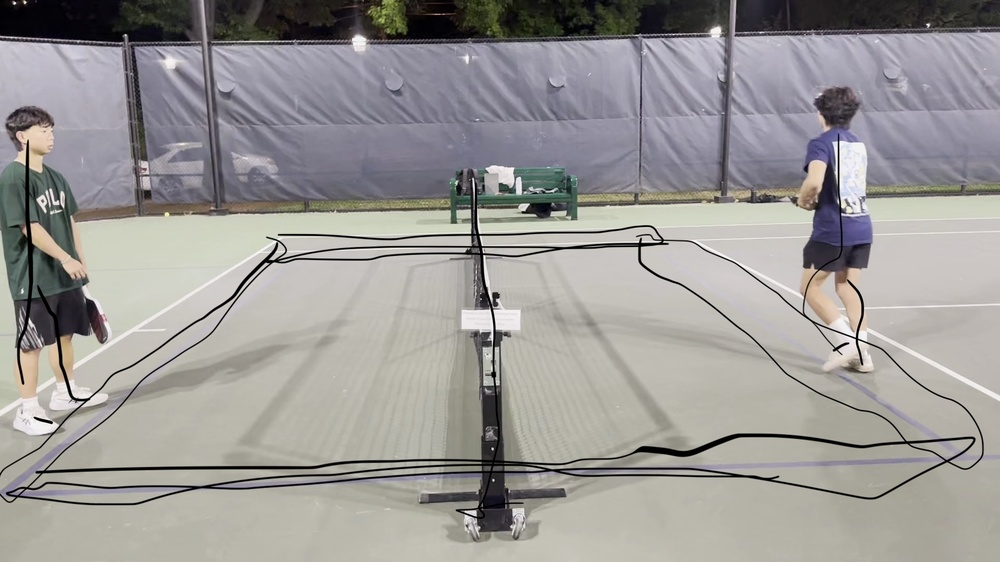
#> input picture pickle_vid_1_frame00000.jpg, 1000 x 562 px, shrunk from 1920 x 1080 before the run
$ python -i baseline_detector.py   (imports and definitions only)
#> lines starting #> are read from the running program, lines starting #| are printed output that depends on the picture
#> further down, picture is the input picture: shape (562, 1000, 3); mean B, G, R 149.7, 151.9, 154.2
"""Baseline NVZ line-contact detector using classical CV."""

import logging
from typing import Literal

import cv2
import numpy as np

logger = logging.getLogger(__name__)

Label = Literal["legal", "fault", "uncertain"]


def detect_line_y(frame: np.ndarray, method: str = "hough") -> int | None:
    """Estimate y-coordinate of the kitchen line. Returns None if not found."""
#> called with method = 'hough'
    gray = cv2.cvtColor(frame, cv2.COLOR_BGR2GRAY)
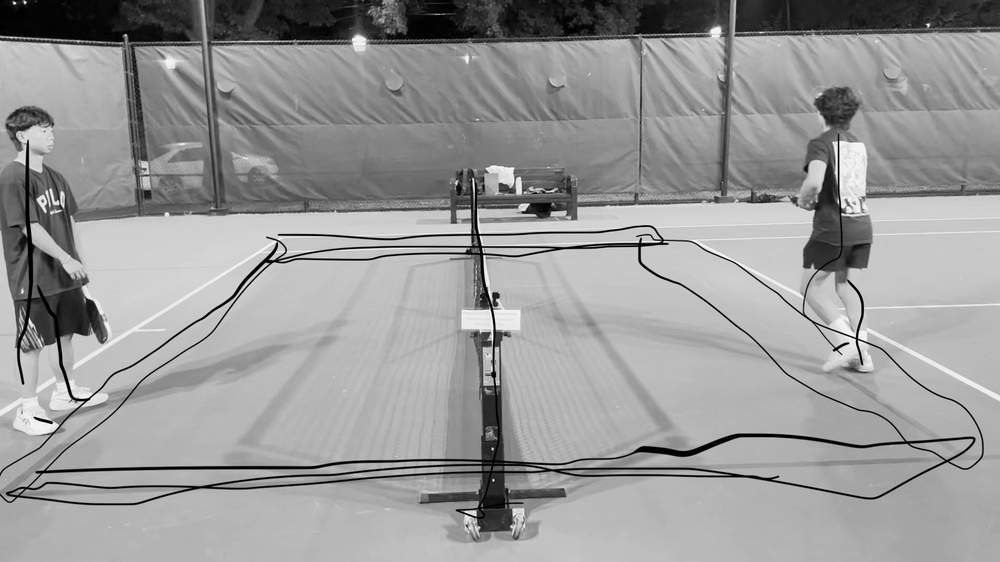
#> gray: shape (562, 1000); min 0, max 255, mean 152.3
    edges = cv2.Canny(gray, 50, 150)
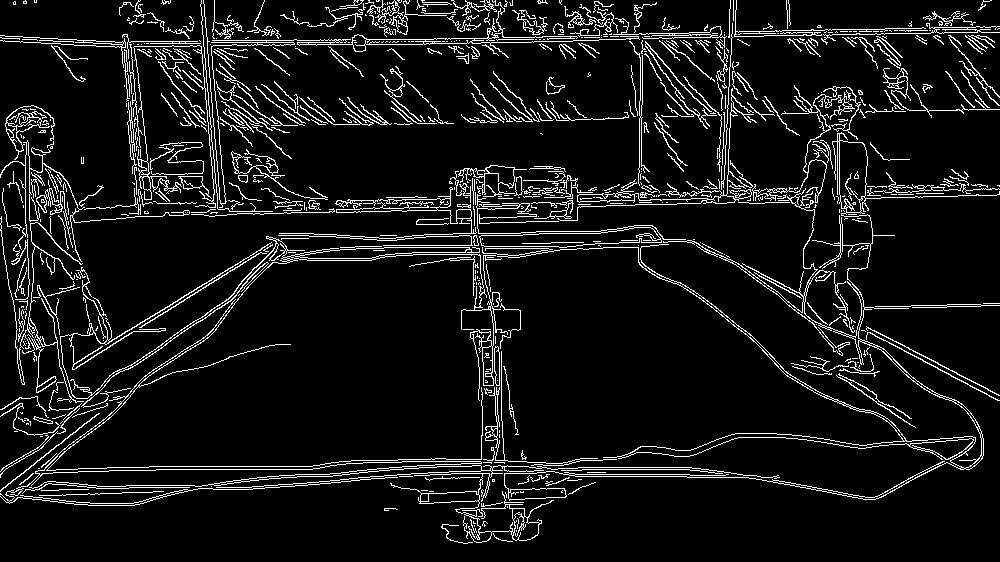
#> edges: shape (562, 1000); 8.3% white in thin lines or dots

    if method == "hough":
        lines = cv2.HoughLinesP(
            edges, 1, np.pi / 180,
            threshold=50,
            minLineLength=frame.shape[1] // 3,
            maxLineGap=20,
        )
#> lines = [[334, 210, 667, 199], [603, 196, 999, 189], [450, 195, 999, 185], [386, 197, 850, 189], [182, 125, 569, 118]]
        if lines is None:
            return None
        horizontal = [l[0] for l in lines if abs(l[0][1] - l[0][3]) < 5]
#> horizontal = []
        if not horizontal:
            return None
        ys = [(l[1] + l[3]) // 2 for l in horizontal]
        return int(np.median(ys))

    if method == "gradient":
        col_means = edges.mean(axis=1)
        return int(np.argmax(col_means))

    raise ValueError(f"Unknown method: {method}")


# [62 lines left out: functions detect_foot_bottom, classify, predict, predict_with_details, not called in this run]

>>> import cv2
>>> picture = cv2.imread('../pickle_vid_1_frame00000.jpg')
>>> result = detect_line_y(picture)
